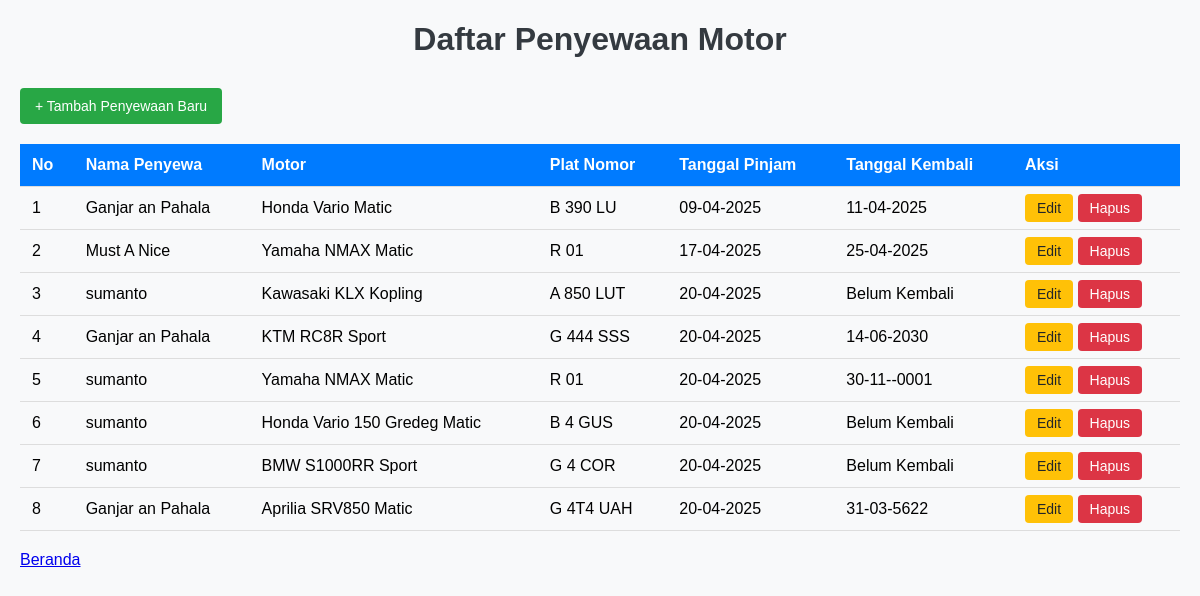
Screenshot of /rental_motor/view/rentals.php with the database file from the repository.
### tables this page shows
CREATE TABLE `rentals` (
  `id` int(11) NOT NULL,
  `member_id` int(11) DEFAULT NULL,
  `motor_id` int(11) DEFAULT NULL,
  `tanggal_pinjam` date DEFAULT NULL,
  `tanggal_kembali` date DEFAULT NULL
);

CREATE TABLE `members` (
  `id` int(11) NOT NULL,
  `nama` varchar(100) DEFAULT NULL,
  `alamat` text DEFAULT NULL,
  `no_hp` varchar(15) DEFAULT NULL
);

CREATE TABLE `motors` (
  `id` int(11) NOT NULL,
  `merk` varchar(100) DEFAULT NULL,
  `plat_nomor` varchar(20) DEFAULT NULL,
  `status` enum('tersedia','dipinjam') DEFAULT 'tersedia',
  `tipe` varchar(100) DEFAULT NULL
);

### rental_motor/config/db.php (called while the page is built, shortened)
<?php
class Database{
    public function __construct(){
        $host = 'localhost';
        $db = 'rental_motor';
        $user = 'root';
        $pass = '';
        try{
            $this->conn = new PDO("mysql:host=$host;dbname=$db", $user, $pass);
        } catch (PDOException $e){
            die("Connection failed: " . $e->getMessage());
        }
    }
}
?>

### rental_motor/class/Rental.php (called while the page is built, shortened)
<?php
require_once __DIR__ . '/../config/db.php';
class Rental {
    private $conn;
    public function __construct() {
        $db = new Database();
        $this->conn = $db->conn;
    }
    public function getAll() {
        $stmt = $this->conn->prepare("
            SELECT r.*, m.nama as nama_member, mo.merk, mo.tipe, mo.plat_nomor
            FROM rentals r
            JOIN members m ON r.member_id = m.id
            JOIN motors mo ON r.motor_id = mo.id
        ");
        $stmt->execute();
        return $stmt->fetchAll(PDO::FETCH_ASSOC);
    }
}
?>

### rental_motor/view/rentals.php (the view, shortened to what this page needs)
<?php
require_once '../class/Rental.php';
$rental = new Rental();
$rentals = $rental->getAll();
?>
<!DOCTYPE html>
<html lang="id">
<head>
</head>
<body>
    <div class="container">
        <h1>Daftar Penyewaan Motor</h1>
        <a href="add_rental.php" class="btn btn-add">+ Tambah Penyewaan Baru</a>
        <table>
            <thead>
                <tr>
                    <th>No</th>
                    <th>Nama Penyewa</th>
                    <th>Motor</th>
                    <th>Plat Nomor</th>
                    <th>Tanggal Pinjam</th>
                    <th>Tanggal Kembali</th>
                    <th>Aksi</th>
                </tr>
            </thead>
            <tbody>
                <?php if (empty($rentals)): ?>
                    <tr>
                        <td colspan="7" style="text-align: center;">Tidak ada data penyewaan</td>
                    </tr>
                <?php else: ?>
                    <?php foreach ($rentals as $index => $rental): ?>
                        <tr>
                            <td><?= $index + 1 ?></td>
                            <td><?= htmlspecialchars($rental['nama_member']) ?></td>
                            <td><?= htmlspecialchars($rental['merk'] . ' ' . $rental['tipe']) ?></td>
                            <td><?= htmlspecialchars($rental['plat_nomor']) ?></td>
                            <td><?= date('d-m-Y', strtotime($rental['tanggal_pinjam'])) ?></td>
                            <td>
                                <?= $rental['tanggal_kembali'] ? date('d-m-Y', strtotime($rental['tanggal_kembali'])) : 'Belum Kembali' ?>
                            </td>
                            <td>
                                <a href="edit_rental.php?id=<?= $rental['id'] ?>" class="btn btn-edit">Edit</a>
                                <a href="delete_rental.php?id=<?= $rental['id'] ?>" class="btn btn-delete"
                                   onclick="return confirm('Apakah Anda yakin ingin menghapus data ini?')">Hapus</a>
                            </td>
                        </tr>
                    <?php endforeach; ?>
                <?php endif; ?>
            </tbody>
        </table>
    </div>
</body>
<a href="../index.php">Beranda</a>
</html>

### rental_motor/view/rentals.php (style rules this page uses)
body { font-family: Arial, sans-serif; margin: 20px; background-color: #f8f9fa; }
.container { max-width: 1200px; margin: 0 auto; }
h1 { color: #343a40; text-align: center; margin-bottom: 30px; }
table { width: 100%; border-collapse: collapse; margin-bottom: 20px; }
th, td { padding: 12px; text-align: left; border-bottom: 1px solid #ddd; }
th { background-color: #007bff; color: white; }
.btn { padding: 6px 12px; text-decoration: none; border-radius: 4px; font-size: 14px; }
.btn-edit { background-color: #ffc107; color: #212529; }
.btn-delete { background-color: #dc3545; color: white; }
.btn-add { display: inline-block; margin-bottom: 20px; background-color: #28a745; color: white; padding: 10px 15px; }

### rows the page displays
rentals: member.nama "Ganjar an Pahala", motor.tipe "Honda Vario Matic", motor.plat_nomor "B 390 LU", tanggal_pinjam "09-04-2025", tanggal_kembali "11-04-2025"
rentals: member.nama "Must A Nice", motor.tipe "Yamaha NMAX Matic", motor.plat_nomor "R 01", tanggal_pinjam "17-04-2025", tanggal_kembali "25-04-2025"
rentals: member.nama "sumanto", motor.tipe "Kawasaki KLX Kopling", motor.plat_nomor "A 850 LUT", tanggal_pinjam "20-04-2025", shows "Belum Kembali"
rentals: member.nama "Ganjar an Pahala", motor.tipe "KTM RC8R Sport", motor.plat_nomor "G 444 SSS", tanggal_pinjam "20-04-2025", tanggal_kembali "14-06-2030"
rentals: member.nama "sumanto", motor.tipe "Yamaha NMAX Matic", motor.plat_nomor "R 01", tanggal_pinjam "20-04-2025", tanggal_kembali "30-11--0001"
rentals: member.nama "sumanto", motor.tipe "Honda Vario 150 Gredeg Matic", motor.plat_nomor "B 4 GUS", tanggal_pinjam "20-04-2025", shows "Belum Kembali"
rentals: member.nama "sumanto", motor.tipe "BMW S1000RR Sport", motor.plat_nomor "G 4 COR", tanggal_pinjam "20-04-2025", shows "Belum Kembali"
rentals: member.nama "Ganjar an Pahala", motor.tipe "Aprilia SRV850 Matic", motor.plat_nomor "G 4T4 UAH", tanggal_pinjam "20-04-2025", tanggal_kembali "31-03-5622"
